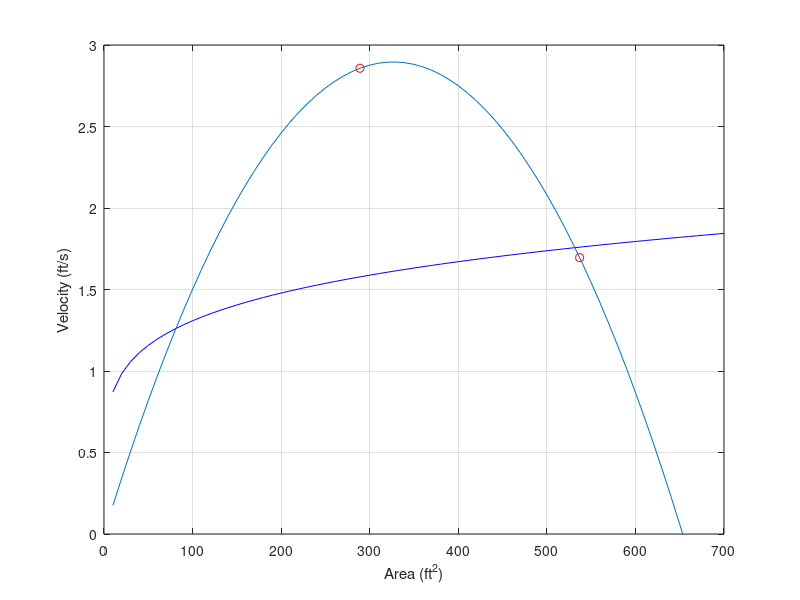

MATLAB code for this plot:
close all;
clear variables;
clc;

gA = [289; 537]; % given inlet cross-section areas (ft2)
gP = [11733963; 12938650]; % given tidal prism volume (ft3)
T = 12.4*60*60; % tidal period (s)
a = 4.69*10^-4;
b = 0.85;

% maximum velocity average over cross-section
gVm = pi*gP./(T*gA);

figure('Color','w')
hold on;
plot(gA,gVm,'or');

eA = [10:10:700]';
eP = exp((1/b)*log(eA/a));
eVm = pi*eP./(T*eA);

plot(eA,eVm,'-b');

p = polyfit([0; gA],[0; gVm],2);

Vm = p(1,1)*eA.^2+p(1,2)*eA+p(1,3);

plot(eA,Vm);
ylim([0 ceil(max([gVm;eVm]))]);
xlabel('Area (ft^2)');
ylabel('Velocity (ft/s)');
box on;
grid on;




